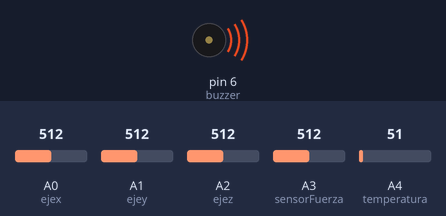
A sketch run on a simulated Arduino Uno, built with avr-gcc and run on an emulated ATmega328P. Parts: buzzer (waves = sounding). Inputs (shaded band) come from the test bench; at power-on: A4 (temperatura) = 51, A0 (ejex) = 512, A1 (ejey) = 512, A2 (ejez) = 512, A3 (sensorFuerza) = 512. What the sketch prints to the serial monitor is not drawn.

Above: at 1.5 s.
1.6 s: A4 (temperatura) set to 72
3.1 s: A4 (temperatura) set to 91
Timing chart, 0 to 6.1 s (numbered marks = the images above; inputs shaded):
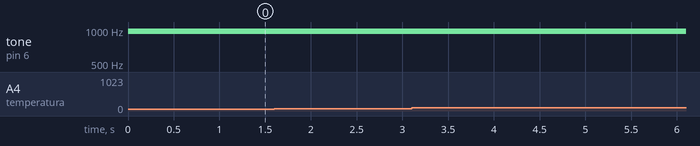

The sketch:

Carfox.ino
```cpp
//Variables y valores definidos a usar
#define temperatura A4
#define sensorFuerza A3
#define buzzer 6
#define ejex A0
#define ejey A1
#define ejez A2
float Ax, Ay, Az;
float temp;
int presion;
//Parametros limitantes
int aceleracionLimite = 70;
int limiteCaidaLibre = 50;
int presionLimite = 50;
int temperaturaLimite = 40;
String estado = "Estable";

void setup() {
  Serial.begin(9600);


}


void loop() {

  Ax = map(analogRead(ejex), 0, 1023, -100, 100);
  Ay = map(analogRead(ejey), 0, 1023, -100, 100);
  Az = map(analogRead(ejez), 0, 1023, -100, 100);
/*
  temp = (analogRead(temperatura) / 10240.0) * 5000.0;
  Serial.println(temp);
  Serial.println(Ax);
  Serial.println(Ay);
  Serial.println(Az);
  //Serial.println(ejez);
  */

  if (abs(Ax) >  aceleracionLimite || abs(Ay) >  aceleracionLimite || abs(Az) >  aceleracionLimite) {
    estado = "Exceso de velocidad";
    analogWrite(buzzer, 100);
        delay(100);
        analogWrite(buzzer, 0);
        delay(200);
  }
  else{
    analogWrite(buzzer, 0);
  }

  float caidaLibre = abs(Az);
  if (caidaLibre > limiteCaidaLibre && abs(Ax) < 70 && abs(Ay) < 70) {
    estado = "Caida Libre";
    analogWrite(buzzer,500);
        delay(100);
        analogWrite(buzzer, 0);
        delay(200);
  }

  else{
    analogWrite(buzzer, 0);
  }

  if (Az < 0 && (abs(Ax) > 40 || abs(Ay) > 40)) {
    estado = "Volcamiento";
    analogWrite(buzzer, 300);
        delay(100);
        analogWrite(buzzer, 0);
        delay(200);
  }

  else{
    analogWrite(buzzer, 0);
  }

  presion =  map(analogRead(sensorFuerza), 0, 205, 0, 100);

  //Serial.println(presion);
  if (presion > presionLimite) {
    estado = "Choque!!!";
    analogWrite(buzzer, 900);
        delay(100);
        analogWrite(buzzer, 0);
        delay(200);
  }

  else{
    analogWrite(buzzer, 0);
  }

  temp = (analogRead(temperatura) / 10240.0) * 5000.0;
  if (temp > temperaturaLimite) {
    estado = "Incendio!!!";
    analogWrite(buzzer, 900);
        delay(100);
        analogWrite(buzzer, 0);
        delay(200);
  }

  else{
    analogWrite(buzzer, 0);
  }

  Serial.print(estado);
  delay(400);


}
```

Measured:
- after the input at 1.6 s, every drawn part: stays the same
- after the input at 3.1 s, every drawn part: stays the same
